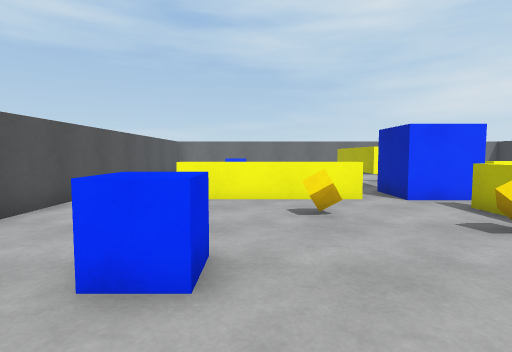
[1] (above)

16 first-person views from a walk through a Unity game level. The camera is 1.2 m above the floor, tilts 4° down and sees 80° across. The floor is counted in squares, 1 m on a side. Each view is taken from the middle of a square. On the plan, view 1 faces up. The plan holds only what a view shows up to about 13 squares ahead; the rest is blank. The place goes on beyond the plan. The player is left out.

[2]
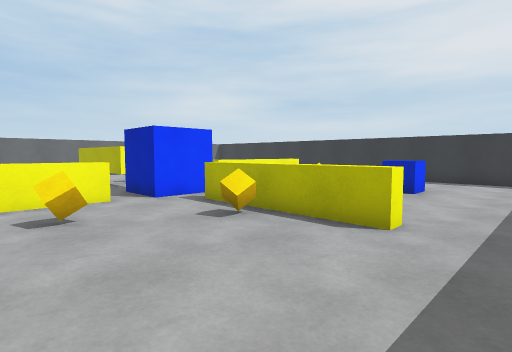

[3]
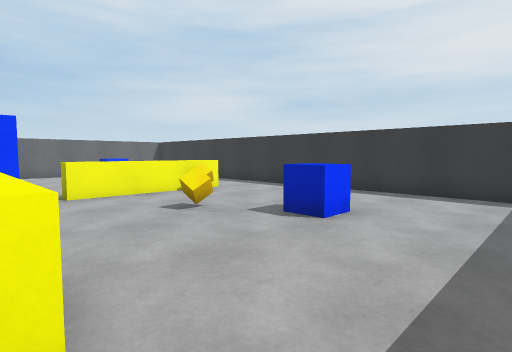

[4]
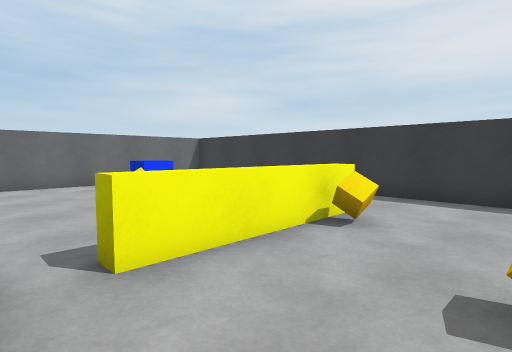

[5]
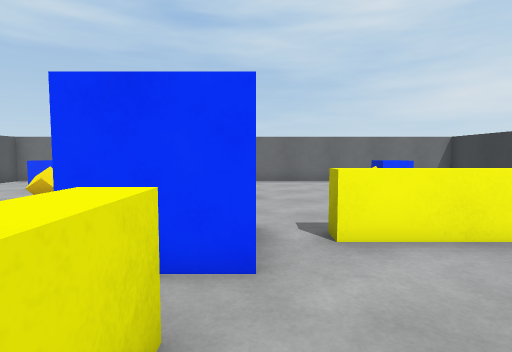

[6]
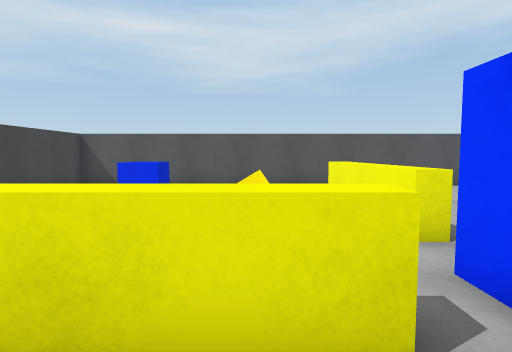

[7]
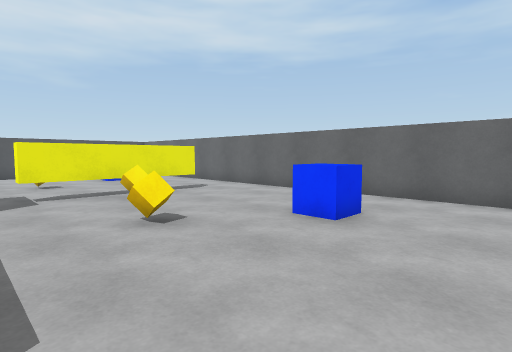

[8]
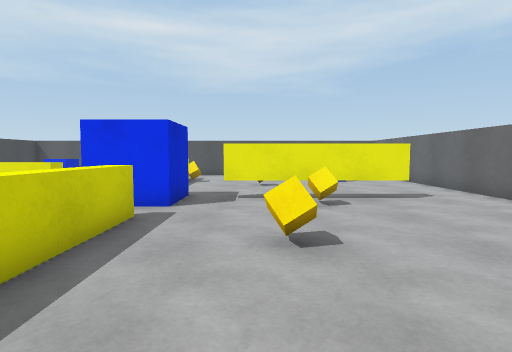

[9]
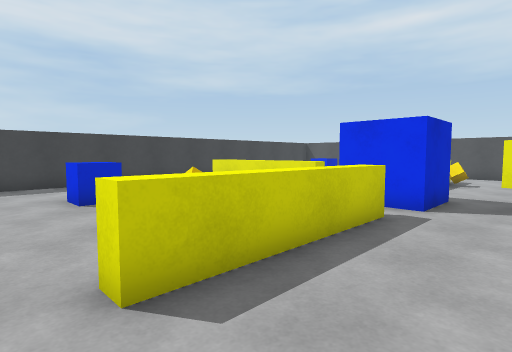

[10]
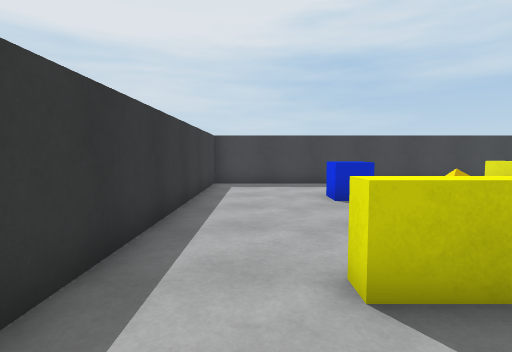

[11]
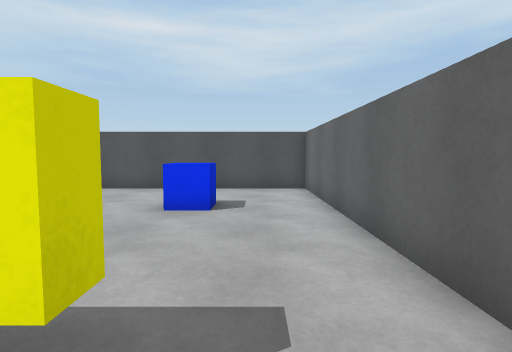

[12]
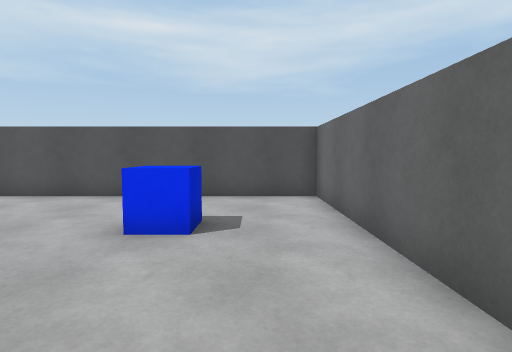

[13]
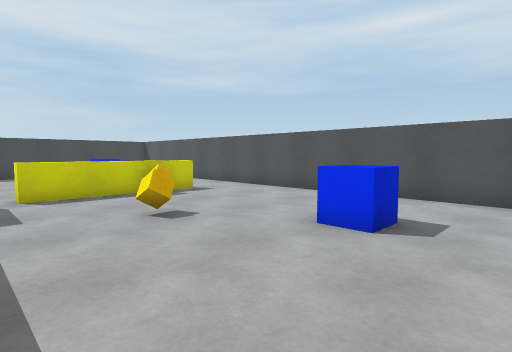

[14]
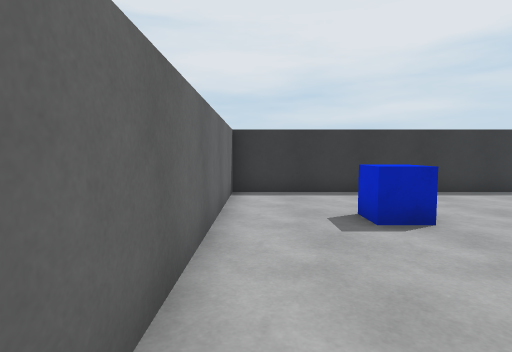

[15]
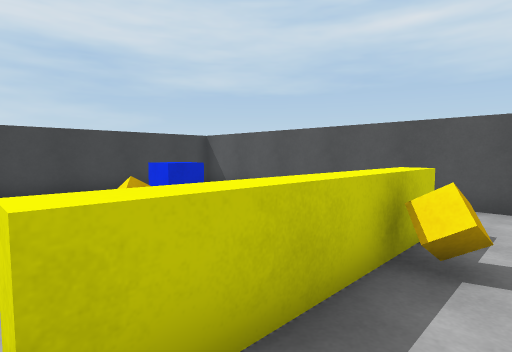

[16]
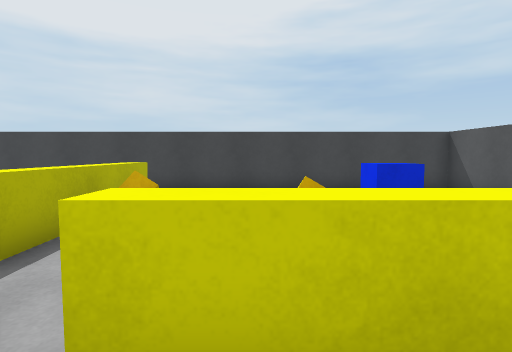

### Floor plan
Key: @ floor where view 1 was taken; # wall or solid block; x gap in a wall; . floor; = window, fence, low wall or low ledge; ^ raised ledge; C blue cube; U cube.
Columns run from 5 left of view 1 to 15 right of it. Each row starts with its distance up from view 1.
 19 #####################
 18 #...................#
 17 #...................#
 16 #...C.....^....CC...#
 15 #...C....^^....CC...#
 14 #........^U.........#
 13 #........^U.........#
 12 #.....U..^^...U.....#
 11 #........x..........#
 10 #........CCC........#
  9 #...UU...C Cx===U=..#
  8 #..^^^^^.CCC........#
  7 #.. ......^.........#
  6 #.. ..U...^...U.....#
  5 #.. .....U^.........#
  4 #.........^....CC...#
  3 # ..C.....^....CC...#
  2 #  .......^.........#
  1 #     ..............#
  0 #    @ .............#
 -1 #####################

Where each view was taken, in squares from view 1:
view 1: 0 up, 0 right, facing up
view 2: 0 up, 0 right, facing up-right
view 3: 0 up, 5 right, facing up-right
view 4: 6 up, 6 right, facing up-right
view 5: 5 up, 6 right, facing up
view 6: 6 up, 7 right, facing left
view 7: 10 up, 14 right, facing up-left
view 8: 12 up, 13 right, facing left
view 9: 12 up, 13 right, facing down-left
view 10: 12 up, 13 right, facing down
view 11: 17 up, 6 right, facing left
view 12: 17 up, 4 right, facing left
view 13: 18 up, 4 right, facing down-left
view 14: 18 up, 5 right, facing right
view 15: 10 up, 3 right, facing down-left
view 16: 10 up, 2 right, facing down
